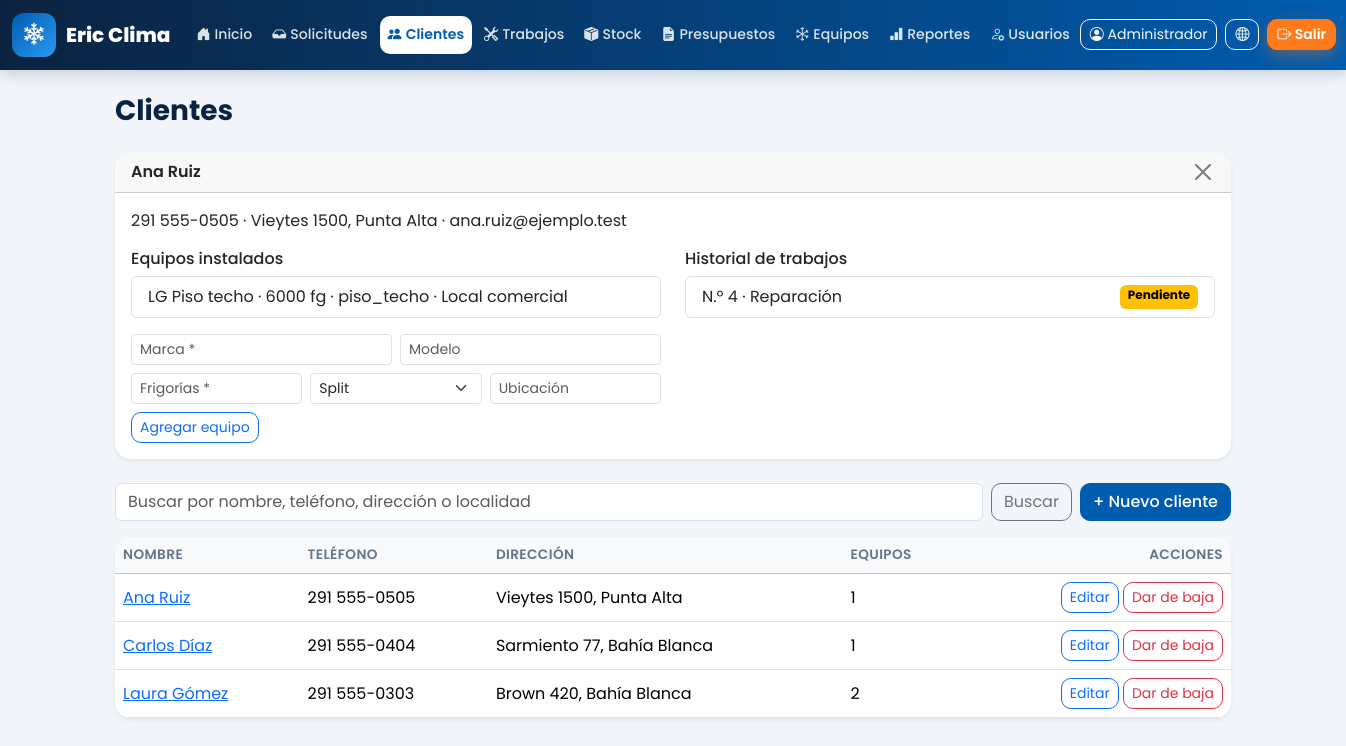
The page /admin/clientes.php?ver=3 (signed in) on the database its author committed.
### tables this page shows
CREATE TABLE clientes (
    id          INT AUTO_INCREMENT PRIMARY KEY,
    nombre      VARCHAR(120) NOT NULL,
    telefono    VARCHAR(30)  NOT NULL,
    email       VARCHAR(120) NULL,
    direccion   VARCHAR(150) NOT NULL,
    localidad   VARCHAR(80)  NOT NULL DEFAULT 'Bahía Blanca',
    activo      TINYINT(1) NOT NULL DEFAULT 1,
    fecha_alta  DATETIME NOT NULL DEFAULT CURRENT_TIMESTAMP
);

CREATE TABLE equipos (
    id          INT AUTO_INCREMENT PRIMARY KEY,
    cliente_id  INT NOT NULL,
    marca       VARCHAR(60) NOT NULL,
    modelo      VARCHAR(60) NULL,
    frigorias   INT NOT NULL,
    tipo        ENUM('split','ventana','portatil','piso_techo') NOT NULL DEFAULT 'split',
    ubicacion   VARCHAR(80) NULL,
    CONSTRAINT fk_equipos_cliente FOREIGN KEY (cliente_id) REFERENCES clientes(id)
);

CREATE TABLE trabajos (
    id               INT AUTO_INCREMENT PRIMARY KEY,
    cliente_id       INT NOT NULL,
    servicio_id      INT NOT NULL,
    equipo_id        INT NULL,
    tecnico_id       INT NULL,
    fecha_agendada   DATETIME NULL,
    fecha_realizado  DATE NULL,
    estado           ENUM('pendiente','agendado','realizado','cancelado') NOT NULL DEFAULT 'pendiente',
    total            DECIMAL(12,2) NOT NULL DEFAULT 0,
    garantia_hasta   DATE NULL,
    observaciones    TEXT NULL,
    CONSTRAINT fk_trabajos_cliente  FOREIGN KEY (cliente_id)  REFERENCES clientes(id),
    CONSTRAINT fk_trabajos_servicio FOREIGN KEY (servicio_id) REFERENCES servicios(id),
    CONSTRAINT fk_trabajos_equipo   FOREIGN KEY (equipo_id)   REFERENCES equipos(id)  ON DELETE SET NULL,
    CONSTRAINT fk_trabajos_tecnico  FOREIGN KEY (tecnico_id)  REFERENCES usuarios(id) ON DELETE SET NULL,
    CONSTRAINT uq_tecnico_horario UNIQUE (tecnico_id, fecha_agendada)
);

CREATE TABLE servicios (
    id           INT AUTO_INCREMENT PRIMARY KEY,
    nombre       VARCHAR(80) NOT NULL UNIQUE,
    descripcion  VARCHAR(255) NULL,
    precio_base  DECIMAL(12,2) NOT NULL DEFAULT 0,
    activo       TINYINT(1) NOT NULL DEFAULT 1
);

### web/admin/clientes.php (the view, shortened to what this page needs)
<?php
require_once __DIR__ . '/../includes/funciones.php';
$ficha = null;
if (isset($_GET['ver'])) {
    $st = $pdo->prepare('SELECT * FROM clientes WHERE id = ?');
    $st->execute([(int)$_GET['ver']]);
    $ficha = $st->fetch();
    if ($ficha) {
        $st = $pdo->prepare('SELECT * FROM equipos WHERE cliente_id = ? ORDER BY id');
        $st->execute([$ficha['id']]);
        $equipos = $st->fetchAll();
        $st = $pdo->prepare(
            'SELECT t.*, s.nombre AS servicio FROM trabajos t JOIN servicios s ON s.id = t.servicio_id
             WHERE t.cliente_id = ? ORDER BY t.id DESC'
        );
        $st->execute([$ficha['id']]);
        $historial = $st->fetchAll();
    }
}
$q = trim($_GET['q'] ?? '');
$st = $pdo->prepare(
    'SELECT c.*, (SELECT COUNT(*) FROM equipos e WHERE e.cliente_id = c.id) AS equipos
     FROM clientes c WHERE c.activo = 1 AND (c.nombre LIKE ? OR c.telefono LIKE ? OR c.direccion LIKE ? OR c.localidad LIKE ?)
     ORDER BY c.nombre'
);
$st->execute(array_fill(0, 4, "%$q%"));
$clientes = $st->fetchAll();
require __DIR__ . '/../includes/header.php';
?>
<?php if ($ficha): ?>
    <div class="card shadow-sm mb-4">
        <div class="card-header d-flex justify-content-between align-items-center">
            <span class="fw-semibold"><?= h($ficha['nombre']) ?></span>
            <a href="clientes.php" class="btn-close" aria-label="Cerrar"></a>
        </div>
        <div class="card-body">
            <p class="mb-3"><?= h($ficha['telefono']) ?> · <?= h($ficha['direccion']) ?>, <?= h($ficha['localidad']) ?> <?= $ficha['email'] ? '· ' . h($ficha['email']) : '' ?></p>
            <div class="row g-4">
                <div class="col-lg-6">
                    <h2 class="h6">Equipos instalados</h2>
                    <ul class="list-group mb-3">
                        <?php foreach ($equipos as $eq): ?>
                            <li class="list-group-item"><?= h($eq['marca']) ?> <?= h($eq['modelo']) ?> · <?= (int)$eq['frigorias'] ?> fg · <?= h($eq['tipo']) ?> <?= $eq['ubicacion'] ? '· ' . h($eq['ubicacion']) : '' ?></li>
                        <?php endforeach; ?>
                    </ul>
                    <form method="post" class="row g-2">
                        <div class="col-6"><input class="form-control form-control-sm" name="marca" placeholder="Marca *"></div>
                        <div class="col-6"><input class="form-control form-control-sm" name="modelo" placeholder="Modelo"></div>
                        <div class="col-4"><input class="form-control form-control-sm" name="frigorias" type="number" min="1" placeholder="Frigorías *"></div>
                        <div class="col-4"><select class="form-select form-select-sm" name="tipo">
                            <option value="split">Split</option><option value="ventana">Ventana</option><option value="portatil">Portátil</option>
                            <option value="piso_techo">Piso techo</option><option value="central">Central</option></select></div>
                        <div class="col-4"><input class="form-control form-control-sm" name="ubicacion" placeholder="Ubicación"></div>
                        <div class="col-12"><button class="btn btn-sm btn-outline-primary">Agregar equipo</button></div>
                    </form>
                </div>
                <div class="col-lg-6">
                    <h2 class="h6">Historial de trabajos</h2>
                    <ul class="list-group">
                        <?php foreach ($historial as $t): ?>
                            <li class="list-group-item d-flex justify-content-between">
                                <span>N.º <?= $t['id'] ?> · <?= h($t['servicio']) ?> <?= $t['garantia_hasta'] ? '<small class="text-muted">· garantía hasta ' . date('d/m/Y', strtotime($t['garantia_hasta'])) . '</small>' : '' ?></span>
                                <?= badgeEstado($t['estado']) ?>
                            </li>
                        <?php endforeach; ?>
                    </ul>
                </div>
            </div>
        </div>
    </div>
<?php endif; ?>
<div class="d-flex flex-wrap gap-2 mb-3">
    <form class="d-flex gap-2 flex-grow-1" method="get">
        <input class="form-control" name="q" value="<?= h($q) ?>" placeholder="Buscar por nombre, teléfono, dirección o localidad">
        <button class="btn btn-outline-secondary">Buscar</button>
    </form>
    <a href="clientes.php?nuevo=1" class="btn btn-marca">+ Nuevo cliente</a>
</div>
<div class="card shadow-sm">
    <div class="table-responsive">
        <table class="table table-hover align-middle mb-0">
            <thead class="table-light"><tr><th>Nombre</th><th>Teléfono</th><th>Dirección</th><th>Equipos</th><th class="text-end">Acciones</th></tr></thead>
            <tbody>
            <?php foreach ($clientes as $c): ?>
                <tr>
                    <td><a href="clientes.php?ver=<?= $c['id'] ?>"><?= h($c['nombre']) ?></a></td>
                    <td><?= h($c['telefono']) ?></td>
                    <td><?= h($c['direccion']) ?>, <?= h($c['localidad']) ?></td>
                    <td><?= (int)$c['equipos'] ?></td>
                    <td class="text-end text-nowrap">
                        <a class="btn btn-sm btn-outline-primary" href="clientes.php?editar=<?= $c['id'] ?>">Editar</a>
                        <?php if (esAdmin()): ?>
                            <form method="post" class="d-inline" onsubmit="return confirm('¿Dar de baja a este cliente? Su historial se conserva.')">
                                <button class="btn btn-sm btn-outline-danger">Dar de baja</button>
                            </form>
                        <?php endif; ?>
                    </td>
                </tr>
            <?php endforeach; ?>
            </tbody>
        </table>
    </div>
</div>
<?php require __DIR__ . '/../includes/footer.php';

### web/includes/funciones.php (shortened to what this page needs)
<?php
function h($texto): string
{
    return htmlspecialchars((string)$texto, ENT_QUOTES, 'UTF-8');
}
function usuarioActual(): ?array
{
    return $_SESSION['usuario'] ?? null;
}
function esAdmin(): bool
{
    return (int)(usuarioActual()['tipo_usuario_id'] ?? 0) === 1;
}
function badgeEstado(string $estado): string
{
    $colores = ['pendiente' => 'warning', 'agendado' => 'primary', 'realizado' => 'success', 'cancelado' => 'secondary',
                'contactado' => 'info', 'convertida' => 'success', 'aceptado' => 'success', 'vencido' => 'secondary'];
    return '<span class="badge text-bg-' . ($colores[$estado] ?? 'light') . '">' . h(ucfirst($estado)) . '</span>';
}

### web/assets/css/estilos.css (style rules this page uses)
:root { --marca: #005caf; --marca-oscuro: #003f7d; --marca-noche: #0b2340; --marca-claro: #eaf3fc; --acento: #ff7a1a; --acento-oscuro: #e9650a; --verde-wa: #25d366; --texto: #1f2d3d; --gris: #64748b; --sombra: 0 10px 30px rgba(11, 35, 64, .08); --sombra-fuerte: 0 18px 40px rgba(11, 35, 64, .16); }
.btn-marca { background-color: var(--marca); border-color: var(--marca); color: #fff; font-weight: 500; }
.panel { font-family: 'Poppins', system-ui, sans-serif; background: #f2f6fb; }
.panel .card { border: 0; border-radius: 16px; overflow: hidden; }
.panel .table thead th { font-weight: 600; font-size: .85rem; text-transform: uppercase; letter-spacing: .03em; color: var(--gris); }
.panel .btn { border-radius: 10px; }

### rows shown on the page
clientes: nombre "Ana Ruiz", telefono "291 555-0505", direccion "Vieytes 1500", localidad "Punta Alta", email "ana.ruiz@ejemplo.test", equipos "1"
equipos: marca "LG", modelo "Piso techo", frigorias "6000", tipo "piso_techo", ubicacion "Local comercial"
trabajos: id "4", servicio.nombre "Reparación", estado "Pendiente"
clientes: nombre "Carlos Díaz", telefono "291 555-0404", direccion "Sarmiento 77", localidad "Bahía Blanca", equipos "1"
clientes: nombre "Laura Gómez", telefono "291 555-0303", direccion "Brown 420", localidad "Bahía Blanca", equipos "2"

### other values the page prints
$texto "Inicio"
$texto "Solicitudes"
$texto "Clientes"
$texto "Trabajos"
$texto "Stock"
$texto "Presupuestos"
$texto "Equipos"
$texto "Reportes"
$texto "Usuarios"
$u['nombre'] "Administrador"
$titulo "Clientes"
